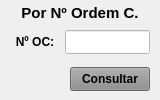
               <widget class="QWidget" name="widget_Cor10" native="true">
                <property name="sizePolicy">
                 <sizepolicy hsizetype="Preferred" vsizetype="Preferred">
                  <horstretch>0</horstretch>
                  <verstretch>0</verstretch>
                 </sizepolicy>
                </property>
                <property name="minimumSize">
                 <size>
                  <width>160</width>
                  <height>0</height>
                 </size>
                </property>
                <property name="maximumSize">
                 <size>
                  <width>160</width>
                  <height>16777215</height>
                 </size>
                </property>
                <property name="styleSheet">
                 <string notr="true"/>
                </property>
                <layout class="QVBoxLayout" name="verticalLayout_11">
                 <property name="spacing">
                  <number>5</number>
                 </property>
                 <property name="leftMargin">
                  <number>5</number>
                 </property>
                 <property name="topMargin">
                  <number>3</number>
                 </property>
                 <property name="rightMargin">
                  <number>5</number>
                 </property>
                 <property name="bottomMargin">
                  <number>3</number>
                 </property>
                 <item>
                  <widget class="QLabel" name="label_58">
                   <property name="minimumSize">
                    <size>
                     <width>0</width>
                     <height>15</height>
                    </size>
                   </property>
                   <property name="maximumSize">
                    <size>
                     <width>16777215</width>
                     <height>15</height>
                    </size>
                   </property>
                   <property name="font">
                    <font>
                     <pointsize>11</pointsize>
                     <weight>75</weight>
                     <bold>true</bold>
                    </font>
                   </property>
                   <property name="text">
                    <string>Por Nº Ordem C.</string>
                   </property>
                   <property name="alignment">
                    <set>Qt::AlignCenter</set>
                   </property>
                  </widget>
                 </item>
                 <item>
                  <widget class="QWidget" name="widget_40" native="true">
                   <property name="minimumSize">
                    <size>
                     <width>0</width>
                     <height>30</height>
                    </size>
                   </property>
                   <property name="maximumSize">
                    <size>
                     <width>16777215</width>
                     <height>30</height>
                    </size>
                   </property>
                   <property name="styleSheet">
                    <string notr="true"/>
                   </property>
                   <layout class="QHBoxLayout" name="horizontalLayout_16">
                    <property name="spacing">
                     <number>5</number>
                    </property>
                    <property name="leftMargin">
                     <number>5</number>
                    </property>
                    <property name="topMargin">
                     <number>3</number>
                    </property>
                    <property name="rightMargin">
                     <number>5</number>
                    </property>
                    <property name="bottomMargin">
                     <number>3</number>
                    </property>
                    <item>
                     <widget class="QLabel" name="label_73">
                      <property name="minimumSize">
                       <size>
                        <width>50</width>
                        <height>0</height>
                       </size>
                      </property>
                      <property name="maximumSize">
                       <size>
                        <width>50</width>
                        <height>16777215</height>
                       </size>
                      </property>
                      <property name="font">
                       <font>
                        <pointsize>9</pointsize>
                        <weight>75</weight>
                        <bold>true</bold>
                       </font>
                      </property>
                      <property name="text">
                       <string>Nº OC:</string>
                      </property>
                      <property name="alignment">
                       <set>Qt::AlignCenter</set>
                      </property>
                     </widget>
                    </item>
                    <item>
                     <widget class="QLineEdit" name="line_Num_OC">
                      <property name="sizePolicy">
                       <sizepolicy hsizetype="Preferred" vsizetype="Preferred">
                        <horstretch>0</horstretch>
                        <verstretch>0</verstretch>
                       </sizepolicy>
                      </property>
                      <property name="minimumSize">
                       <size>
                        <width>0</width>
                        <height>0</height>
                       </size>
                      </property>
                      <property name="maximumSize">
                       <size>
                        <width>16777215</width>
                        <height>16777215</height>
                       </size>
                      </property>
                      <property name="font">
                       <font>
                        <pointsize>9</pointsize>
                       </font>
                      </property>
                      <property name="styleSheet">
                       <string notr="true">background-color: rgb(255, 255, 255);</string>
                      </property>
                      <property name="alignment">
                       <set>Qt::AlignCenter</set>
                      </property>
                      <property name="placeholderText">
                       <string/>
                      </property>
                     </widget>
                    </item>
                   </layout>
                  </widget>
                 </item>
                 <item>
                  <widget class="QWidget" name="widget_47" native="true">
                   <property name="minimumSize">
                    <size>
                     <width>0</width>
                     <height>30</height>
                    </size>
                   </property>
                   <property name="maximumSize">
                    <size>
                     <width>16777215</width>
                     <height>30</height>
                    </size>
                   </property>
                   <property name="styleSheet">
                    <string notr="true"/>
                   </property>
                   <layout class="QHBoxLayout" name="horizontalLayout_17">
                    <property name="spacing">
                     <number>5</number>
                    </property>
                    <property name="leftMargin">
                     <number>5</number>
                    </property>
                    <property name="topMargin">
                     <number>3</number>
                    </property>
                    <property name="rightMargin">
                     <number>5</number>
                    </property>
                    <property name="bottomMargin">
                     <number>3</number>
                    </property>
                    <item>
                     <widget class="QLabel" name="label_21">
                      <property name="text">
                       <string/>
                      </property>
                     </widget>
                    </item>
                    <item>
                     <widget class="QPushButton" name="btn_Num_OC">
                      <property name="sizePolicy">
                       <sizepolicy hsizetype="Preferred" vsizetype="Preferred">
                        <horstretch>0</horstretch>
                        <verstretch>0</verstretch>
                       </sizepolicy>
                      </property>
                      <property name="maximumSize">
                       <size>
                        <width>80</width>
                        <height>16777215</height>
                       </size>
                      </property>
                      <property name="font">
                       <font>
                        <pointsize>9</pointsize>
                        <weight>75</weight>
                        <bold>true</bold>
                       </font>
                      </property>
                      <property name="cursor">
                       <cursorShape>PointingHandCursor</cursorShape>
                      </property>
                      <property name="styleSheet">
                       <string notr="true">background-color: rgb(141, 141, 141);</string>
                      </property>
                      <property name="text">
                       <string>Consultar</string>
                      </property>
                     </widget>
                    </item>
                   </layout>
                  </widget>
                 </item>
                </layout>
               </widget>
